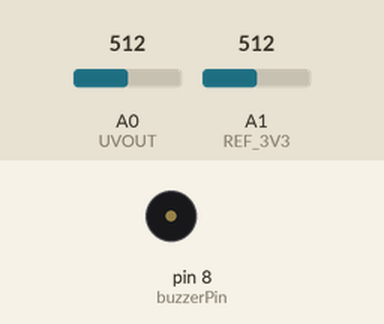
Recording of a sketch running on a simulated Arduino Uno, built with avr-gcc and run on an emulated ATmega328P. Parts: buzzer (waves = sounding, pin HIGH). Inputs (shaded band) come from the test bench; at power-on: A1 (REF_3V3) = 512, A0 (UVOUT) = 512. What the sketch prints to the serial monitor is not drawn.

Above: at 1.2 s.
1.3 s: A1 (REF_3V3) set to 0
At 2.56 s:
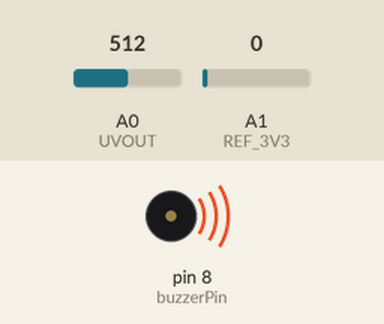
4.3 s: A0 (UVOUT) set to 111
6.6 s: A0 (UVOUT) set to 91
Timing chart, 0 to 13.6 s (numbered marks = the images above; inputs shaded):
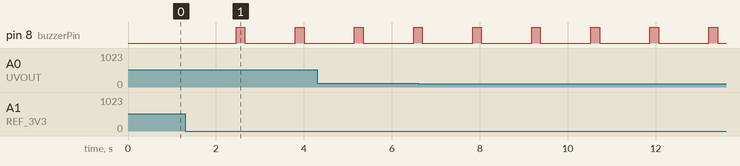

The sketch:

uv.ino
```cpp
int UVOUT = A0; //Output from the sensor
int REF_3V3 = A1; //3.3V power on the Arduino board
int buzzerPin = 8;

//Note: all the calculation are done in the power of milli (10^-3)
const float limitPerSec = 1; // (mJ/cm^2) TLV as by ASGIH
const float restTime = 15.0; //arbitary rest time

long long unsigned int counts = 0;
float avgExposure = 0.0;
float totalExposure = 0.0;
float safeExposure;
float requiredRestTime = 0.0;


void setup()
{
  Serial.begin(9600);

  pinMode(UVOUT, INPUT);
  pinMode(REF_3V3, INPUT);
  pinMode(buzzerPin, OUTPUT);
}

void loop()
{

  counts += 1;
  int uvLevel = averageAnalogRead(UVOUT);
  int refLevel = averageAnalogRead(REF_3V3);

  //Use the 3.3V power pin as a reference to get a very accurate output value from sensor
  float outputVoltage = 3.3 / refLevel * uvLevel;

  float uvIntensity = mapfloat(outputVoltage, 0.99, 2.8, 0.0, 15.0); //Convert the voltage to a UV intensity level

  Serial.print("ref Voltage (V): ");
  Serial.print(refLevel);

  Serial.print(" / ML8511 output: ");
  Serial.print(uvLevel);

  Serial.print(" / ML8511 voltage: ");
  Serial.print(outputVoltage);

  Serial.print(" / UV Intensity (mW/cm^2): ");
  Serial.print(uvIntensity);

  Serial.print("/ Avg Exposure (mJ/cm^2): ");
  Serial.print(avgExposure);

  Serial.print(" / Total Exposure (mJ/cm^2): ");
  Serial.print(totalExposure);


  totalExposure += uvIntensity;

  avgExposure = (((avgExposure*(counts-1)) + uvIntensity) / counts);

  safeExposure = counts * limitPerSec;

  if (totalExposure <= safeExposure) {
    Serial.print(" / Mode: Safe");
  } else {
    Serial.print(" / Mode: Limit Exceeded");

    if(isTime()) {
      buzzer();
    }

  }

  Serial.println();

  delay(1000);
}


int averageAnalogRead(int pinToRead) {
  byte numberOfReadings = 8;
  unsigned int runningValue = 0;

  for(int x = 0 ; x < numberOfReadings ; x++)
    runningValue += analogRead(pinToRead);
  runningValue /= numberOfReadings;

  return(runningValue);
}


float mapfloat(float x, float in_min, float in_max, float out_min, float out_max) {
  return (x - in_min) * (out_max - out_min) / (in_max - in_min) + out_min;
}


void buzzer() {
  digitalWrite(buzzerPin, HIGH); // Turn the buzzer on
  delay(200); // Delay for 1 second (adjust as needed for your desired beep duration)
  digitalWrite(buzzerPin, LOW); // Turn the buzzer off
}


bool isTime() {
  float diff = totalExposure - safeExposure;
  float reqRestTime = diff / avgExposure;
  Serial.print(" / Req Rest time (sec): ");
  Serial.print(reqRestTime);
  if (reqRestTime < restTime) return false;
  else requiredRestTime = reqRestTime;
  return true;
}
```

Measured:
- after the input at 1.3 s, pin 8 (buzzerPin): alternates HIGH for 0.20 s and LOW for 1.1 s, starting after 1.2 s
